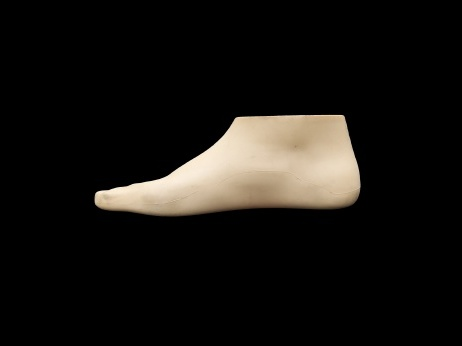
#> input picture prosthetic_foot/paper/parametric/GeomDir/segmented/segmented_sach_flipped.jpg, 462 x 346 px; its folder holds only this picture in this run
$ python coordinateExtractor.py
#> lines starting #> are read from the running program, lines starting #| are printed output that depends on the picture; after the words box and inside, x2 and y2 are one past the last pixel; in counts of white or black regions, pixels touching at a corner belong together
import os
import cv2
import glob
import numpy as np
import pandas as pd
import matplotlib.pyplot as plt

plt.rcParams.update({'font.size': 18})

# ----- folders -----
INPUT_DIR = "GeomDir/segmented"
COORDS_DIR = "GeomDir/coordinates"
COORDSPLOT_DIR = "GeomDir/coordinatesPlots"
EDGES_DIR = "GeomDir/edges_overlay"

# Create directories once at the start
os.makedirs(COORDS_DIR, exist_ok=True)
os.makedirs(EDGES_DIR, exist_ok=True)
os.makedirs(COORDSPLOT_DIR, exist_ok=True)

VALID_EXTS = (".png", ".jpg", ".jpeg", ".bmp", ".tif", ".tiff")

# ---------- helpers ----------
def build_mask(img_bgr):
    """
    Build a clean binary mask for a light object on a black/dark background.
    """
    # 1. Convert to Grayscale
    gray = cv2.cvtColor(img_bgr, cv2.COLOR_BGR2GRAY)

    # 2. Gaussian Blur to smooth noise and reduce jagged edges before thresholding
    blurred = cv2.GaussianBlur(gray, (5, 5), 0)

    # 3. Thresholding
    # Since background is black, any pixel significantly > 0 is foreground.
    # Otsu is robust, but a fixed low threshold (e.g., 10-15) is often safer for black backgrounds.
    _, mask = cv2.threshold(blurred, 10, 255, cv2.THRESH_BINARY)

    # 4. Morphological Cleanup (fills small holes, removes isolated noise)
    kernel = np.ones((5,5), np.uint8)
    mask = cv2.morphologyEx(mask, cv2.MORPH_CLOSE, kernel, iterations=2)
    mask = cv2.morphologyEx(mask, cv2.MORPH_OPEN, kernel, iterations=1)

    return mask

def largest_component(mask):
    """Keep only the largest connected component."""
    num_labels, labels, stats, _ = cv2.connectedComponentsWithStats(mask)
    if num_labels <= 1:
        return mask

    # stats[:, 4] is area. Index 0 is background, so start argmax from index 1
    largest_label = 1 + np.argmax(stats[1:, cv2.CC_STAT_AREA])
    return ((labels == largest_label).astype(np.uint8) * 255)

def extract_edges_and_contour(mask):
    """
    Return edge pixels (1-px boundary) using contours for precision.
    """
    # Find contours
    contours, _ = cv2.findContours(mask, cv2.RETR_EXTERNAL, cv2.CHAIN_APPROX_NONE)

    if not contours:
        return np.zeros_like(mask), np.empty((0, 2)), np.empty((0, 2)), np.empty((0, 2))

    # Get the largest contour (the foot)
    c = max(contours, key=cv2.contourArea)

    # 1. Create a clean 1-pixel wide edge map directly from the contour
    # This is often cleaner than morphological gradient
    edge_map = np.zeros_like(mask)
    cv2.drawContours(edge_map, [c], -1, 255, 1) # Thickness 1

    # 2. Extract (x,y) coordinates from the edge map
    ys, xs = np.where(edge_map > 0)
    edge_pixels = np.column_stack([xs, ys])

    # 3. Contour coordinates (ordered)
    contour_coords = c.reshape(-1, 2)

    # 4. Approx coordinates (simplified polygon)
    eps = 0.001 * cv2.arcLength(c, True) # Smaller epsilon for more detail

    return edge_map, edge_pixels, contour_coords

def save_outputs(img_bgr, base, edge_map, edge_pixels, contour_coords):

    # Calculate centers for both axes
    y_center = (contour_coords[:, 1].min() + contour_coords[:, 1].max()) / 2

    # Mirror across both horizontal (y_center) and vertical (x_center) axes
    mirrored_coords = contour_coords.copy()
    mirrored_coords[:, 1] = 2 * y_center - contour_coords[:, 1]

    # Clean up (remove first point if it was a duplicate/closed loop artifact)
    mirrored_coords = np.delete(mirrored_coords, 0, axis=0)

    plot_coords = mirrored_coords.copy()

    # # translate to zero
    min_x = np.min(mirrored_coords[:, 0])
    mirrored_coords[:, 0] = mirrored_coords[:, 0] - min_x
    min_y = np.min(mirrored_coords[:, 1])
    mirrored_coords[:, 1] = mirrored_coords[:, 1] - min_y

    # scale for real dimensions
    # mirrored_coords: shape (N, 2) -> columns [x, y] in pixels
    x = mirrored_coords[:, 0]
    x_min, x_max = x.min(), x.max()
    x_range_px = x_max - x_min

    target_x_mm = 260.0
    mm_per_px = target_x_mm / x_range_px   # scale factor

    # uniform scaling (keeps aspect ratio)
    coords_mm = mirrored_coords.copy().astype(float)
    coords_mm[:, 0] = mirrored_coords[:, 0] * mm_per_px
    coords_mm[:, 1] = mirrored_coords[:, 1] * mm_per_px

    # save CSV of edge pixels
    pd.DataFrame(coords_mm, columns=["x", "y"]).to_csv(
        os.path.join(COORDS_DIR, f"{base}_edge_pixels.csv"), index=False
    )

    # overlay: edge map in green
    # Draw strictly on top of the original image
    overlay_edges = img_bgr.copy()

    # Make edges bright Green (0, 255, 0)
    # Using the edge_map mask to apply color
    overlay_edges[edge_map > 0] = [0, 255, 0]

    cv2.imwrite(os.path.join(EDGES_DIR, f"{base}_edge_overlay.png"), overlay_edges)

    # optional: scatter plot of edge pixels
    if edge_pixels.size:
        h, w = img_bgr.shape[:2]
        fig_w = 6
        fig_h = fig_w * (h / w)

        plt.figure(figsize=(fig_w, fig_h))
        # Plot ordered contour points for a continuous line look,
        # or scatter edge_pixels for raw dots
        plt.plot(plot_coords[:, 0], plot_coords[:, 1], c='red', linewidth=2)

        plt.gca().invert_yaxis()
        plt.gca().set_aspect('equal', adjustable='box')
        plt.xlim(0, w)
        plt.ylim(0, h)
        # plt.title(f"{base} (Contour)")
        plt.xlabel(r"$p_x$ (pixels)")
        plt.ylabel(r"$p_y$ (pixels)")
        # plt.axis('off') # Cleaner look
        plt.tight_layout()
        plt.savefig(os.path.join(COORDSPLOT_DIR, f"{base}_edge_points.png"), dpi=300, bbox_inches='tight', pad_inches=0)
        plt.show()
        plt.close()

def process_one(path):
    base = os.path.splitext(os.path.basename(path))[0]
    img = cv2.imread(path, cv2.IMREAD_COLOR)
#> img is the input picture: shape (346, 462, 3); mean B, G, R 17, 19.9, 22.1
    if img is None:
        print(f"Skipping unreadable file: {path}")
        return

    # Build mask
    mask = build_mask(img)
#> in build_mask, `gray = cv2.cvtColor(img_bgr, cv2.COLOR_BGR2GRAY)`:
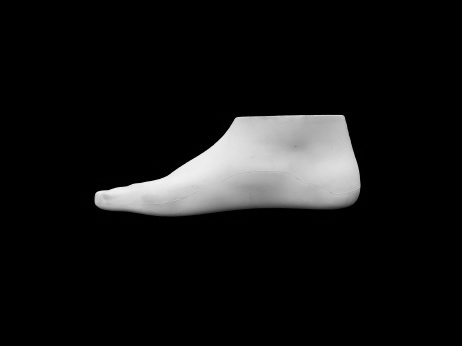
#> gray: shape (346, 462); min 0, max 244, mean 20.3
#> in build_mask, `_, mask = cv2.threshold(blurred, 10, 255, cv2.THRESH_BINARY)`:
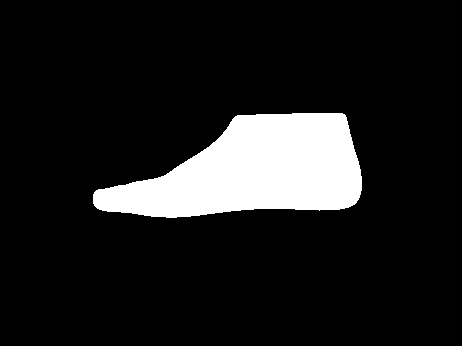
#> mask: shape (346, 462); 11.4% white; 1 white region, box (x1, y1, x2, y2) and area: (93, 113, 362, 218) 18252
#> in build_mask, `mask = cv2.morphologyEx(mask, cv2.MORPH_OPEN, kernel, iterations=1)`: mask: shape (346, 462); 11.4% white; 1 white region, box (x1, y1, x2, y2) and area: (93, 113, 362, 218) 18251
    mask = largest_component(mask)
#> in largest_component, `num_labels, labels, stats, _ = cv2.connectedComponentsWithStats(mask)`: labels: shape (346, 462) int32; values 0 (black) and 1 (white), 11.4% white; 1 white region
#> in largest_component, `num_labels, labels, stats, _ = cv2.connectedComponentsWithStats(mask)`: num_labels = 2; stats = [[0, 0, 462, 346, 141601], [93, 113, 269, 105, 18251]]
#> in largest_component, `largest_label = 1 + np.argmax(stats[1:, cv2.CC_STAT_AREA])`: largest_label = 1

    # Extract edges
    edge_map, edge_pixels, contour_coords = extract_edges_and_contour(mask)
#> in extract_edges_and_contour, `contours, _ = cv2.findContours(mask, cv2.RETR_EXTERNAL, cv2.CHAIN_APPR..`: contours = 1 contour; box (x1, y1, x2, y2) and area: (93, 113, 362, 218) 17941
#> in extract_edges_and_contour, `c = max(contours, key=cv2.contourArea)`: c = contour of 618 points, box (x1, y1, x2, y2) (93, 113, 362, 218), area 17941
#> in extract_edges_and_contour, `cv2.drawContours(edge_map, [c], -1, 255, 1)`:
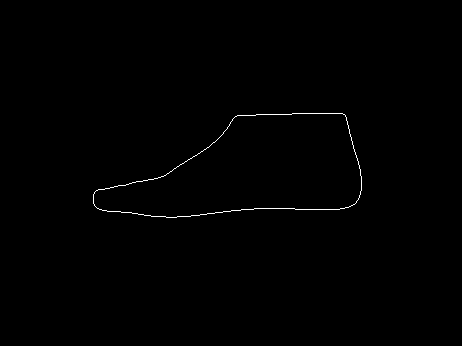
#> edge_map: shape (346, 462); 0.39% white in thin lines or dots, all inside (x1, y1, x2, y2) = (93, 113, 362, 218)
#> in extract_edges_and_contour, `ys, xs = np.where(edge_map > 0)`: ys = 618 values from 113 to 217; xs = 618 values, max 361 at index 250, min 93 at index 336, mean 238.3
#> in extract_edges_and_contour, `edge_pixels = np.column_stack([xs, ys])`: edge_pixels = 618 pairs, first value 93 to 361, second value 113 to 217
#> in extract_edges_and_contour, `contour_coords = c.reshape(-1, 2)`: contour_coords has the same summary as edge_pixels
#> in extract_edges_and_contour, `eps = 0.001 * cv2.arcLength(c, True)`: eps = 0.671
#> contour_coords has the same summary as edge_pixels in extract_edges_and_contour

    # Save
    save_outputs(img, base, edge_map, edge_pixels, contour_coords)
#> in save_outputs, `y_center = (contour_coords[:, 1].min() + contour_coords[:, 1].max()) / 2`: y_center = 165
#> in save_outputs, `mirrored_coords = contour_coords.copy()`: mirrored_coords has the same summary as edge_pixels in extract_edges_and_contour
#> in save_outputs, `mirrored_coords = np.delete(mirrored_coords, 0, axis=0)`: mirrored_coords = 617 pairs, first value 93 to 361, second value 113 to 217
#> in save_outputs, `plot_coords = mirrored_coords.copy()`: plot_coords has the same summary as mirrored_coords
#> in save_outputs, `min_x = np.min(mirrored_coords[:, 0])`: min_x = 93
#> in save_outputs, `min_y = np.min(mirrored_coords[:, 1])`: min_y = 113
#> in save_outputs, `x = mirrored_coords[:, 0]`: x = 617 values, max 268 at index 489, min 0 at index 204, mean 145.2
#> in save_outputs, `x_min, x_max = x.min(), x.max()`: x_min = 0; x_max = 268
#> in save_outputs, `mm_per_px = target_x_mm / x_range_px`: mm_per_px = 0.97
#> in save_outputs, `coords_mm = mirrored_coords.copy().astype(float)`: coords_mm = 617 pairs, first value 0 to 268, second value 0 to 104
#> in save_outputs, `overlay_edges[edge_map > 0] = [0, 255, 0]`:
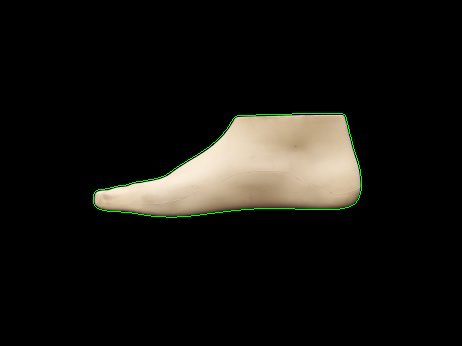
#> overlay_edges: shape (346, 462, 3); 0.39% of pixels changed, all inside (x1, y1, x2, y2) = (93, 113, 362, 218)
#> in save_outputs, `plt.savefig(os.path.join(COORDSPLOT_DIR, f"{base}_edge_points.png"), d..`:
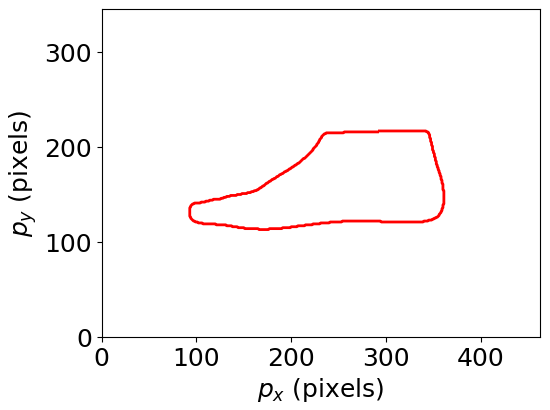
#> figure drawn by matplotlib, 1 panel
    print(f"Processed {base}: {len(edge_pixels)} edge pixels found.")
#| Processed segmented_sach_flipped: 618 edge pixels found.

# ---------- run over the folder ----------
files = []
for ext in VALID_EXTS:
    # Handle both *.ext and *uppercase.EXT if on Linux/Case-sensitive
    files.extend(glob.glob(os.path.join(INPUT_DIR, f"*{ext}")))
    files.extend(glob.glob(os.path.join(INPUT_DIR, f"*{ext.upper()}")))

# Remove duplicates if any (e.g. from case sensitivity overlap)
files = sorted(list(set(files)))

if not files:
    print(f"No images found in '{INPUT_DIR}'.")
else:
    print(f"Found {len(files)} images. Processing...")
    for f in files:
        process_one(f)
    print("\nDone.")
    print(f"Coordinates → {COORDS_DIR}")
    print(f"Overlays → {EDGES_DIR}")
